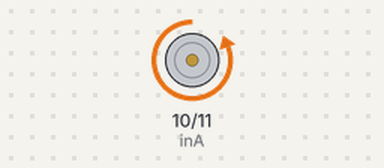
The sketch below on a simulated Arduino Uno, built with avr-gcc and run on an emulated ATmega328P. Parts: motor-driver pin pairs drawn as motors (green arrow = first pin HIGH = forward, orange = second pin HIGH = backward, longer = more drive, scaled by the enable pin).

Above: at 2.0 s.
At 4.2 s:
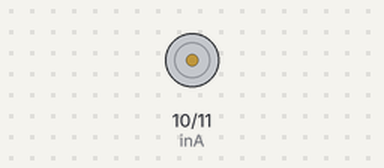
At 6.5 s:
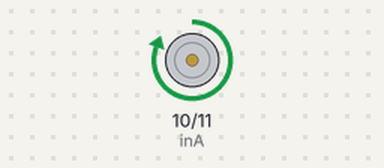
Timing chart, 0 to 11.7 s (numbered marks = the images above):
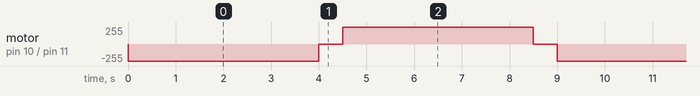

The sketch:

motor.ino
```cpp
int inA=10;
int inB=11;
int PWM=12;


void setup() {
  // put your setup code here, to run once:

  pinMode(inA,OUTPUT);
  pinMode(inB,OUTPUT);
  pinMode(PWM,OUTPUT);

  digitalWrite(inA,HIGH);
  digitalWrite(inB,LOW);

  analogWrite(PWM,255);

}

void loop() {

  anticlockwise();
  delay(4000);
  stop_motor();
  delay(500);
  clockwise();
  delay(4000);
  stop_motor();
  delay(500);


}

void clockwise(){

  digitalWrite(inA,HIGH);
  digitalWrite(inB,LOW);

}

void anticlockwise(){

  digitalWrite(inA,LOW);
  digitalWrite(inB,HIGH);

}

void stop_motor(){

  digitalWrite(inA,LOW);
  digitalWrite(inB,LOW);


}
```

Measured:
- by itself, motor on pin 10 (inA) / pin 11 (inB): repeats every 9.0 s: stopped 0.50 s, forward 255/255 4.0 s, stopped 0.50 s, backward 255/255 4.0 s
